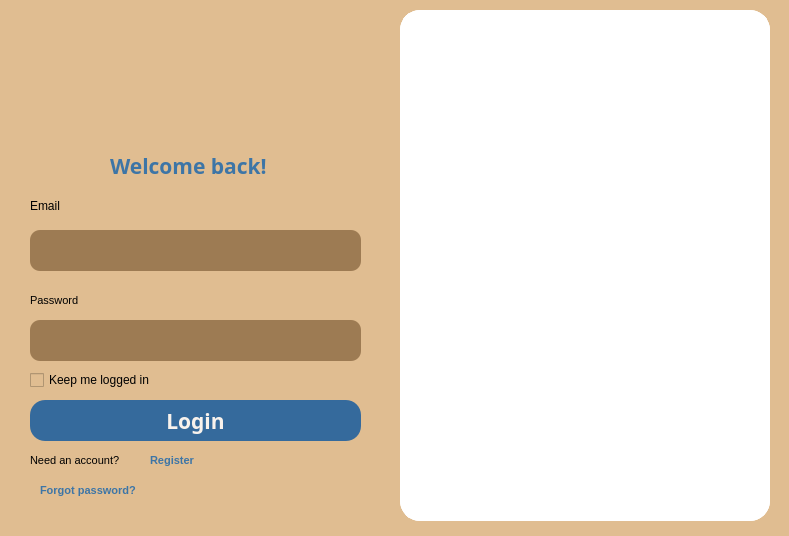
<?xml version="1.0" encoding="UTF-8"?>
<ui version="4.0">
 <class>MainWindow</class>
 <widget class="QMainWindow" name="MainWindow">
  <property name="geometry">
   <rect>
    <x>0</x>
    <y>0</y>
    <width>789</width>
    <height>536</height>
   </rect>
  </property>
  <property name="windowTitle">
   <string>MainWindow</string>
  </property>
  <property name="styleSheet">
   <string notr="true">background-color: rgb(224,189,145);</string>
  </property>
  <widget class="QWidget" name="centralwidget">
   <widget class="QWidget" name="Login" native="true">
    <property name="geometry">
     <rect>
      <x>40</x>
      <y>10</y>
      <width>321</width>
      <height>121</height>
     </rect>
    </property>
    <layout class="QVBoxLayout" name="verticalLayout">
     <item>
      <widget class="QLabel" name="label_2">
       <property name="text">
        <string/>
       </property>
       <property name="pixmap">
        <pixmap>img/logo.png</pixmap>
       </property>
       <property name="scaledContents">
        <bool>true</bool>
       </property>
      </widget>
     </item>
    </layout>
   </widget>
   <widget class="QWidget" name="Logo" native="true">
    <property name="geometry">
     <rect>
      <x>400</x>
      <y>10</y>
      <width>370</width>
      <height>511</height>
     </rect>
    </property>
    <property name="styleSheet">
     <string notr="true">background-color: rgb(255, 255, 255);
border-style: solid;
border-width: 1px;
border-color: white;
border-radius: 20px;</string>
    </property>
    <layout class="QVBoxLayout" name="verticalLayout_2">
     <item>
      <widget class="QLabel" name="label">
       <property name="text">
        <string/>
       </property>
       <property name="pixmap">
        <pixmap>img/3766277.jpg</pixmap>
       </property>
       <property name="scaledContents">
        <bool>true</bool>
       </property>
      </widget>
     </item>
    </layout>
   </widget>
   <widget class="QLabel" name="label_3">
    <property name="geometry">
     <rect>
      <x>110</x>
      <y>150</y>
      <width>171</width>
      <height>31</height>
     </rect>
    </property>
    <property name="font">
     <font>
      <family>Bahnschrift</family>
      <pointsize>16</pointsize>
      <weight>75</weight>
      <italic>false</italic>
      <bold>true</bold>
     </font>
    </property>
    <property name="styleSheet">
     <string notr="true">font: 600 16pt &quot;Bahnschrift&quot;;
color: rgb(61,117,166);</string>
    </property>
    <property name="text">
     <string>Welcome back!</string>
    </property>
   </widget>
   <widget class="QLabel" name="label_4">
    <property name="geometry">
     <rect>
      <x>30</x>
      <y>190</y>
      <width>171</width>
      <height>31</height>
     </rect>
    </property>
    <property name="font">
     <font>
      <pointsize>9</pointsize>
     </font>
    </property>
    <property name="styleSheet">
     <string notr="true">
</string>
    </property>
    <property name="text">
     <string>Email</string>
    </property>
   </widget>
   <widget class="QLineEdit" name="lineEdit">
    <property name="geometry">
     <rect>
      <x>30</x>
      <y>230</y>
      <width>331</width>
      <height>41</height>
     </rect>
    </property>
    <property name="font">
     <font>
      <pointsize>10</pointsize>
     </font>
    </property>
    <property name="styleSheet">
     <string notr="true">background-color: rgb(157, 123, 83);
color: white;
border-style: solid;
border-radius: 10px;</string>
    </property>
   </widget>
   <widget class="QLineEdit" name="lineEdit_2">
    <property name="geometry">
     <rect>
      <x>30</x>
      <y>320</y>
      <width>331</width>
      <height>41</height>
     </rect>
    </property>
    <property name="font">
     <font>
      <pointsize>10</pointsize>
     </font>
    </property>
    <property name="styleSheet">
     <string notr="true">background-color: rgb(157, 123, 83);
color: white;
border-style: solid;
border-radius: 10px;</string>
    </property>
    <property name="echoMode">
     <enum>QLineEdit::Password</enum>
    </property>
   </widget>
   <widget class="QLabel" name="label_5">
    <property name="geometry">
     <rect>
      <x>30</x>
      <y>290</y>
      <width>171</width>
      <height>21</height>
     </rect>
    </property>
    <property name="font">
     <font>
      <pointsize>8</pointsize>
     </font>
    </property>
    <property name="styleSheet">
     <string notr="true"/>
    </property>
    <property name="text">
     <string>Password</string>
    </property>
   </widget>
   <widget class="QCheckBox" name="checkBox">
    <property name="geometry">
     <rect>
      <x>30</x>
      <y>370</y>
      <width>141</width>
      <height>20</height>
     </rect>
    </property>
    <property name="text">
     <string>Keep me logged in</string>
    </property>
   </widget>
   <widget class="QPushButton" name="pushButton">
    <property name="geometry">
     <rect>
      <x>30</x>
      <y>400</y>
      <width>331</width>
      <height>41</height>
     </rect>
    </property>
    <property name="font">
     <font>
      <family>Bahnschrift</family>
      <pointsize>16</pointsize>
      <weight>75</weight>
      <italic>false</italic>
      <bold>true</bold>
     </font>
    </property>
    <property name="cursor">
     <cursorShape>PointingHandCursor</cursorShape>
    </property>
    <property name="styleSheet">
     <string notr="true">border-radius: 15px;
font: 600 16pt &quot;Bahnschrift&quot;;
background-color: #356a9c;
color: #F8F2EC;</string>
    </property>
    <property name="text">
     <string>Login</string>
    </property>
   </widget>
   <widget class="QLabel" name="label_6">
    <property name="geometry">
     <rect>
      <x>30</x>
      <y>450</y>
      <width>171</width>
      <height>21</height>
     </rect>
    </property>
    <property name="font">
     <font>
      <pointsize>8</pointsize>
     </font>
    </property>
    <property name="styleSheet">
     <string notr="true"/>
    </property>
    <property name="text">
     <string>Need an account?</string>
    </property>
   </widget>
   <widget class="QLabel" name="label_7">
    <property name="geometry">
     <rect>
      <x>150</x>
      <y>450</y>
      <width>171</width>
      <height>21</height>
     </rect>
    </property>
    <property name="font">
     <font>
      <pointsize>8</pointsize>
      <weight>75</weight>
      <bold>true</bold>
     </font>
    </property>
    <property name="cursor">
     <cursorShape>PointingHandCursor</cursorShape>
    </property>
    <property name="styleSheet">
     <string notr="true">color:rgb(61,117,166);
</string>
    </property>
    <property name="text">
     <string>Register</string>
    </property>
   </widget>
   <widget class="QLabel" name="label_8">
    <property name="geometry">
     <rect>
      <x>40</x>
      <y>480</y>
      <width>171</width>
      <height>21</height>
     </rect>
    </property>
    <property name="font">
     <font>
      <pointsize>8</pointsize>
      <weight>75</weight>
      <bold>true</bold>
     </font>
    </property>
    <property name="cursor">
     <cursorShape>PointingHandCursor</cursorShape>
    </property>
    <property name="styleSheet">
     <string notr="true">color:rgb(61,117,166);
</string>
    </property>
    <property name="text">
     <string>Forgot password?</string>
    </property>
   </widget>
  </widget>
 </widget>
 <resources/>
 <connections/>
</ui>
